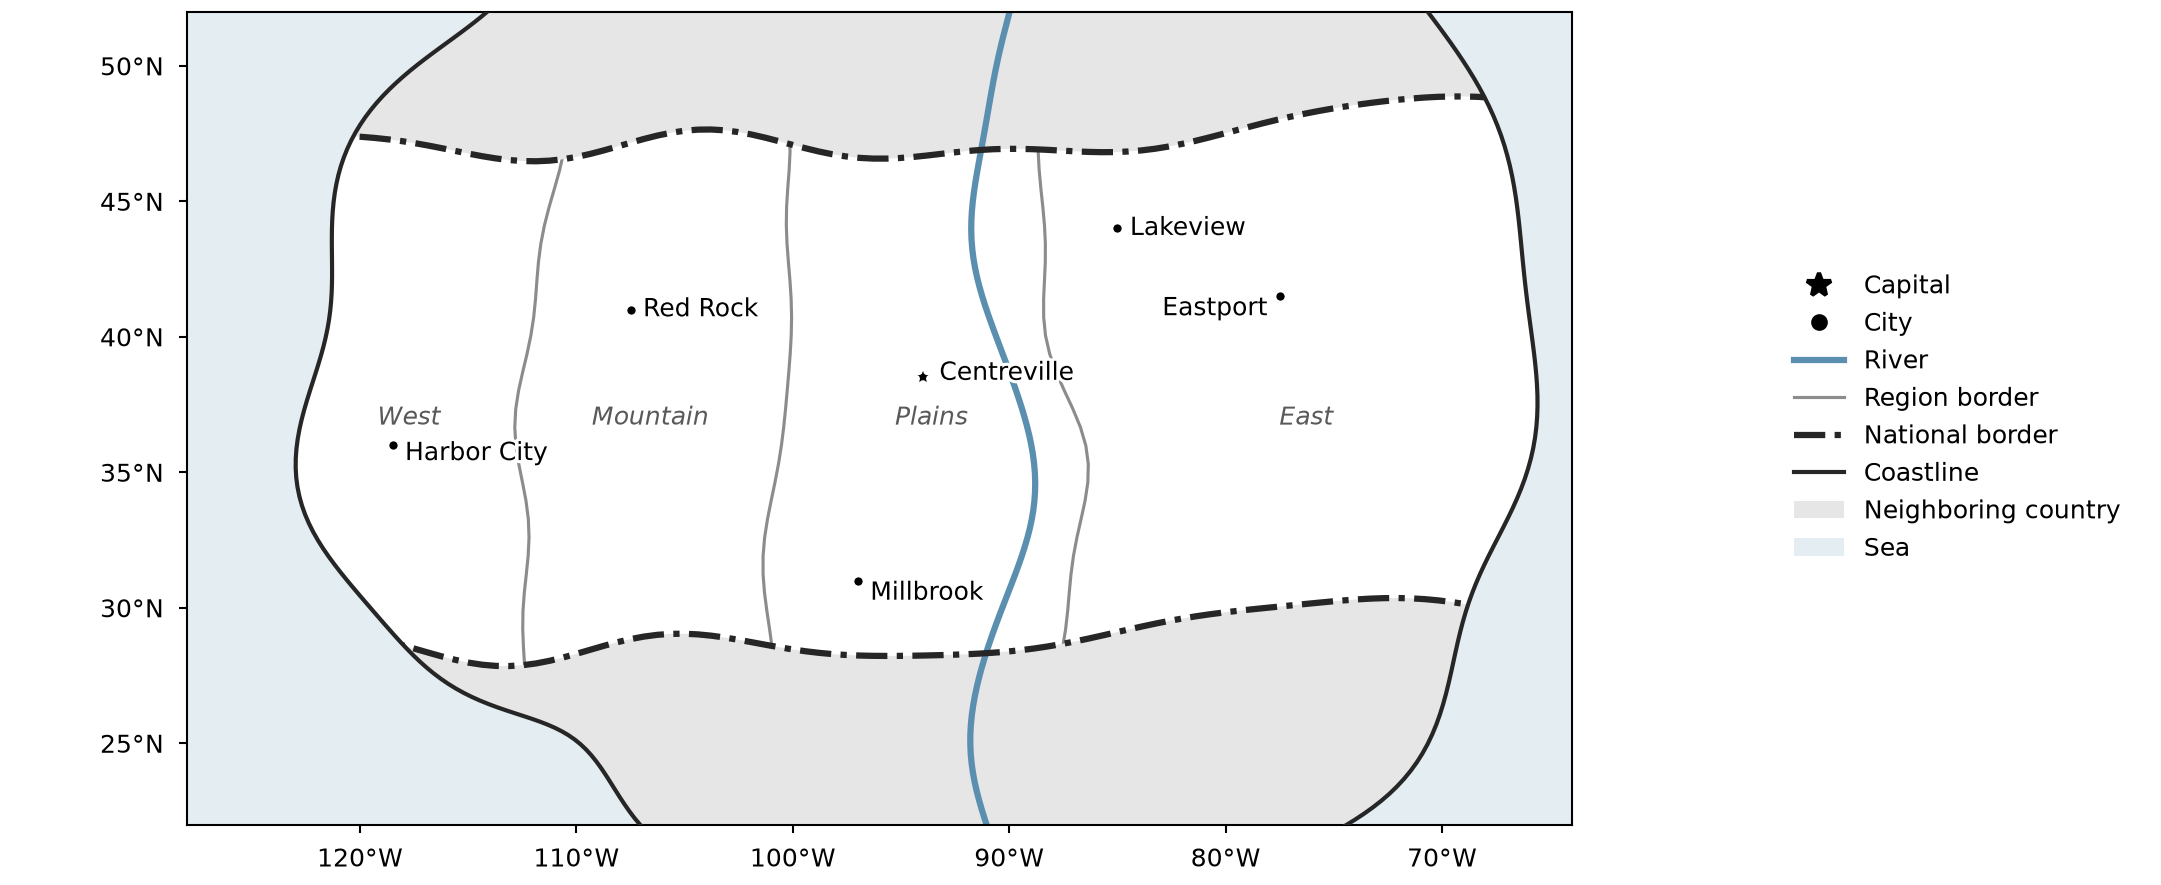

The script that saved this image:
"""Reference map: a country split into named regions, with cities, a river and neighboring land.

Synthetic outlines on a lon/lat grid; writes snippet.png next to this file.
"""

import os
from pathlib import Path

import matplotlib.patheffects as pe
import matplotlib.pyplot as plt
import numpy as np
from matplotlib.lines import Line2D
from matplotlib.patches import Patch, PathPatch
from matplotlib.path import Path as MplPath
from matplotlib.ticker import FuncFormatter

MM = 1 / 25.4
STYLE_DIR = Path(__file__).resolve().parent / "../../../styles"
EXTENT = (-128, -64, 22, 52)  # lon_min, lon_max, lat_min, lat_max
CONTINENT = ((-96.0, 39.0), (27.0, 22.0))  # center (lon, lat) and half-size in degrees
NATIONAL = (29.0, 47.5)  # the country lies between wiggly parallels near these latitudes
SPLITS = (-112.0, -101.0, -88.0)  # region borders run north–south near these longitudes
REGIONS = ("West", "Mountain", "Plains", "East")
# Name, lon, lat, label offset in points (dx, dy), horizontal alignment.
CITIES = [
    ("Harbor City", -118.5, 36.0, (3, -2), "left"),
    ("Red Rock", -107.5, 41.0, (3, 0), "left"),
    ("Millbrook", -97.0, 31.0, (3, -3), "left"),
    ("Lakeview", -85.0, 44.0, (3, 0), "left"),
    ("Eastport", -77.5, 41.5, (-3, -3), "right"),
]
CAPITAL = ("Centreville", -94.0, 38.5, (4, 1), "left")
SEA = "#e4edf2"
LAND = "white"
NEIGHBOR = "0.9"
BORDER = {"color": "0.55"}
COAST = {"facecolor": "none", "edgecolor": "0.15"}
NATIONAL_BORDER = {"color": "0.15", "linestyle": (0, (5, 1.5, 1, 1.5))}
RIVER = {"color": "#5b8fb0"}


def wiggle(rng, n, scale, terms=6):
    t = np.linspace(0, 1, n, endpoint=False)
    return sum(scale / k * np.sin(2 * np.pi * k * t + rng.uniform(0, 2 * np.pi))
               for k in range(1, terms + 1))


def blob(rng, center, half, scale=0.1):
    angle = np.linspace(0, 2 * np.pi, 400, endpoint=False)
    radius = 1 + wiggle(rng, angle.size, scale, terms=14)
    ring = np.column_stack([center[0] + half[0] * radius * np.cos(angle),
                            center[1] + half[1] * radius * np.sin(angle)])
    return MplPath(np.vstack([ring, ring[:1]]), closed=True)


def country_band(rng):
    """The country: the land between two wiggly parallels. Returns the band and its two edges."""
    lon = np.linspace(EXTENT[0] - 5, EXTENT[1] + 5, 120)
    south, north = (np.column_stack([lon, lat + wiggle(rng, lon.size, 0.8)]) for lat in NATIONAL)
    return MplPath(np.vstack([south, north[::-1]])), (south, north)


def region_bands(rng):
    """Bands between wiggly meridians; the country outline clips them."""
    lat = np.linspace(EXTENT[2] - 5, EXTENT[3] + 5, 60)
    edges = [np.column_stack([np.full_like(lat, EXTENT[0] - 5), lat])]
    for lon in SPLITS:
        edges.append(np.column_stack([lon + wiggle(rng, lat.size, 0.8), lat]))
    edges.append(np.column_stack([np.full_like(lat, EXTENT[1] + 5), lat]))
    return [MplPath(np.vstack([west, east[::-1]])) for west, east in zip(edges[:-1], edges[1:])]


def river(rng):
    lat = np.linspace(56.0, 15.0, 120)
    lon = -90.5 + 1.2 * np.sin((lat - 30) / 3) + wiggle(rng, lat.size, 0.3)
    return lon, lat


def degrees(positive, negative):
    def label(value, _):
        return f"{abs(value):g}°{positive if value > 0 else negative}" if value else "0°"
    return FuncFormatter(label)


def place(ax, name, lon, lat, offset, ha, marker, size):
    ax.plot(lon, lat, linestyle="none", marker=marker, markersize=size, color="black",
            markeredgecolor="white", zorder=4)
    halo = [pe.withStroke(linewidth=plt.rcParams["lines.linewidth"], foreground="white")]
    ax.annotate(name, (lon, lat), xytext=offset, textcoords="offset points", ha=ha,
                va="center", path_effects=halo, zorder=5)


def reference_map(ax, continent, country, national_edges, bands, river_line):
    ax.set_facecolor(SEA)
    # Neighboring countries: the whole continent in gray; the country is painted over it.
    ax.add_patch(PathPatch(continent, facecolor=NEIGHBOR, edgecolor="none"))
    on_land = PathPatch(continent, transform=ax.transData, facecolor="none")
    ax.add_patch(PathPatch(country, facecolor=LAND, edgecolor="none")).set_clip_path(on_land)
    in_country = PathPatch(country, transform=ax.transData, facecolor="none")
    lon = np.linspace(EXTENT[0], EXTENT[1], 400)
    label_row = np.column_stack([lon, np.full_like(lon, 37.0)])
    for band, name in zip(bands, REGIONS):
        line, = ax.plot(*band.vertices[:60].T, lw=0.5 * plt.rcParams["lines.linewidth"], **BORDER)  # the band's western edge
        line.set_clip_path(in_country)
        # Label at the middle of the band's part inside the country.
        inside = band.contains_points(label_row) & continent.contains_points(label_row)
        ax.text(lon[inside].mean(), 37.0, name, ha="center", va="center", color="0.35",
                fontstyle="italic")
    river, = ax.plot(*river_line, **RIVER, zorder=2)
    river.set_clip_path(on_land)
    for edge in national_edges:
        line, = ax.plot(*edge.T, **NATIONAL_BORDER, zorder=3)
        line.set_clip_path(on_land)
    ax.add_patch(PathPatch(continent, **COAST, zorder=3))
    for city in CITIES:
        place(ax, *city, marker="o", size=3)
    place(ax, *CAPITAL, marker="*", size=6)
    ax.set(xlim=EXTENT[:2], ylim=EXTENT[2:], xticks=np.arange(-120, -64, 10),
           yticks=np.arange(25, 51, 5))
    ax.set_aspect(1 / np.cos(np.deg2rad(np.mean(EXTENT[2:]))))
    ax.xaxis.set_major_formatter(degrees("E", "W"))
    ax.yaxis.set_major_formatter(degrees("N", "S"))


def key(ax):
    handles = [
        Line2D([], [], linestyle="none", marker="*", markersize=6, color="black", label="Capital"),
        Line2D([], [], linestyle="none", marker="o", markersize=3, color="black", label="City"),
        Line2D([], [], **RIVER, label="River"),
        Line2D([], [], lw=0.5 * plt.rcParams["lines.linewidth"], **BORDER, label="Region border"),
        Line2D([], [], **NATIONAL_BORDER, label="National border"),
        Line2D([], [], color=COAST["edgecolor"], lw=plt.rcParams["patch.linewidth"], label="Coastline"),
        Patch(facecolor=NEIGHBOR, label="Neighboring country"),
        Patch(facecolor=SEA, label="Sea"),
    ]
    ax.legend(handles=handles, loc="center left", frameon=False)
    ax.set_axis_off()


def main():
    rng = np.random.default_rng(2)
    continent = blob(rng, *CONTINENT)
    country, national_edges = country_band(rng)
    default = STYLE_DIR / "default.mplstyle"
    sheets = [default] if default.is_file() else []
    if selected := os.environ.get("CEDALION_STYLE"):
        sheet = Path(selected).expanduser()
        sheets.append(sheet if sheet.is_file() else STYLE_DIR / (selected.removesuffix(".mplstyle") + ".mplstyle"))
    map_frame = STYLE_DIR / "map.mplstyle"
    if map_frame.is_file():
        sheets.append(map_frame)
    width_mm = float(os.environ.get("CEDALION_WIDTH_MM", 183))
    with plt.style.context(sheets):
        fig, (ax_map, ax_key) = plt.subplots(1, 2, figsize=(width_mm * MM, 75 * MM),
                                             width_ratios=(5, 1), layout="constrained")
        reference_map(ax_map, continent, country, national_edges, region_bands(rng), river(rng))
        key(ax_key)
        fig.savefig(os.environ.get("CEDALION_SNIPPET_PNG", Path(__file__).with_name("snippet.png")), dpi=300)
        plt.close(fig)


if __name__ == "__main__":
    main()
